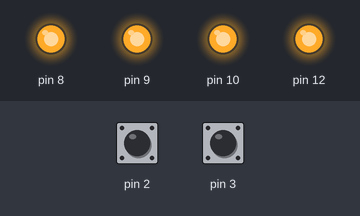
Simulated run of this sketch. Board: Arduino Uno, built with avr-gcc and run on an emulated ATmega328P. On the bench: output pins drawn as LEDs (lit = HIGH). The test bench sets the inputs (shaded band); at power-on: pin 2 HIGH, pin 3 HIGH.

Above: at 1.2 s.
1.3 s: pin 2 pulled LOW for 0.15 s
At 2.6 s:
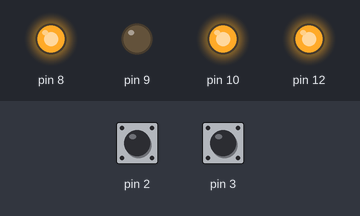
2.9 s: pin 3 pulled LOW for 0.15 s
At 3.8 s:
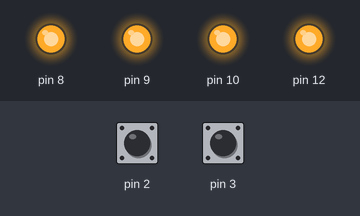
4.5 s: pin 3 pulled LOW for 1 s
At 6.3 s:
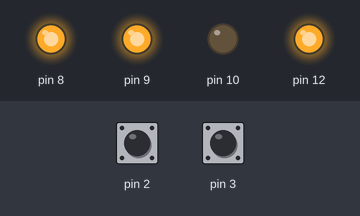
7.0 s: pin 2 pulled LOW for 1 s
At 9.4 s:
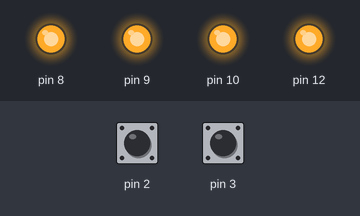
Timing chart, 0 to 10.5 s (numbered marks = the images above; inputs shaded):
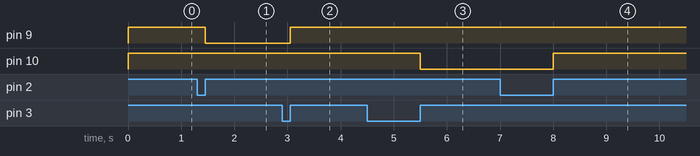

Measured:
- after the input at 1.3 s, pin 9: HIGH → LOW after 0.15 s
- after the input at 2.9 s, pin 9: LOW → HIGH after 0.15 s
- after the input at 4.5 s, pin 10: HIGH → LOW after 1.0 s
- after the input at 7.0 s, pin 10: LOW → HIGH after 1.0 s

The sketch:

story_6.ino
```cpp
volatile int L_counter = 0;
volatile int R_counter = 0;
#define pulse_count 1062

void setup() {
  // put your setup code here, to run once:
  pinMode(8, OUTPUT);
  pinMode(12, OUTPUT);
  pinMode(10, OUTPUT);
  pinMode(9, OUTPUT);
  digitalWrite(9, HIGH);
  digitalWrite(10, HIGH);
  digitalWrite(2, HIGH);
  digitalWrite(3, HIGH);
  digitalWrite(8, HIGH);
  digitalWrite(12, HIGH);
  attachInterrupt(0, left_counter, RISING);
  attachInterrupt(1, right_counter, RISING);
  Serial.begin(115200);
}

void loop() {
  // put your main code here, to run repeatedly:
  if (L_counter > R_counter) {
    digitalWrite(9, LOW);
    digitalWrite(10, HIGH);
  } else if (R_counter > L_counter) {
    digitalWrite(10, LOW);
    digitalWrite(9, HIGH);
  } else {
    digitalWrite(10, HIGH);
    digitalWrite(9, HIGH);
  }
  if ((L_counter >= pulse_count) || (R_counter >= pulse_count)) {
    digitalWrite(8, LOW);
    digitalWrite(12, LOW);
    while(1);
  }

  //delay(1000);
  //digitalWrite(9, LOW);
  //digitalWrite(10, LOW);
  //while(1);

}
void left_counter() {
  L_counter = L_counter + 1;
}

void right_counter() {
  R_counter = R_counter + 1;
}
```
